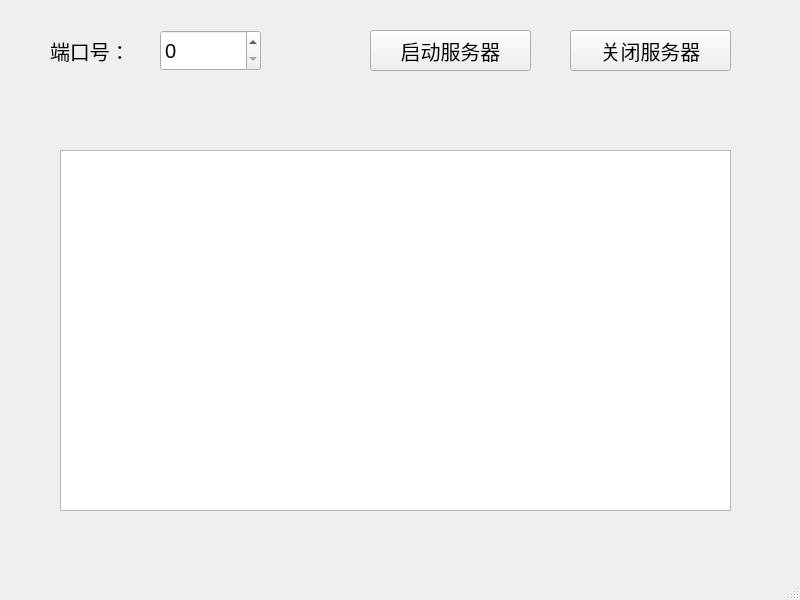
<?xml version="1.0" encoding="UTF-8"?>
<ui version="4.0">
 <class>MainWindow</class>
 <widget class="QMainWindow" name="MainWindow">
  <property name="geometry">
   <rect>
    <x>0</x>
    <y>0</y>
    <width>800</width>
    <height>600</height>
   </rect>
  </property>
  <property name="windowTitle">
   <string>MainWindow</string>
  </property>
  <widget class="QWidget" name="centralwidget">
   <widget class="QLabel" name="label">
    <property name="geometry">
     <rect>
      <x>50</x>
      <y>30</y>
      <width>101</width>
      <height>41</height>
     </rect>
    </property>
    <property name="font">
     <font>
      <pointsize>15</pointsize>
     </font>
    </property>
    <property name="text">
     <string>端口号：</string>
    </property>
   </widget>
   <widget class="QSpinBox" name="spinBox">
    <property name="geometry">
     <rect>
      <x>160</x>
      <y>30</y>
      <width>101</width>
      <height>41</height>
     </rect>
    </property>
    <property name="font">
     <font>
      <pointsize>15</pointsize>
     </font>
    </property>
    <property name="maximum">
     <number>99999</number>
    </property>
   </widget>
   <widget class="QPushButton" name="pushButton">
    <property name="geometry">
     <rect>
      <x>370</x>
      <y>30</y>
      <width>161</width>
      <height>41</height>
     </rect>
    </property>
    <property name="font">
     <font>
      <pointsize>15</pointsize>
     </font>
    </property>
    <property name="text">
     <string>启动服务器</string>
    </property>
   </widget>
   <widget class="QTextEdit" name="textEdit">
    <property name="geometry">
     <rect>
      <x>60</x>
      <y>150</y>
      <width>671</width>
      <height>361</height>
     </rect>
    </property>
    <property name="font">
     <font>
      <pointsize>9</pointsize>
     </font>
    </property>
   </widget>
   <widget class="QPushButton" name="pushButton_2">
    <property name="geometry">
     <rect>
      <x>570</x>
      <y>30</y>
      <width>161</width>
      <height>41</height>
     </rect>
    </property>
    <property name="font">
     <font>
      <pointsize>15</pointsize>
     </font>
    </property>
    <property name="text">
     <string>关闭服务器</string>
    </property>
   </widget>
  </widget>
  <widget class="QMenuBar" name="menubar">
   <property name="geometry">
    <rect>
     <x>0</x>
     <y>0</y>
     <width>800</width>
     <height>23</height>
    </rect>
   </property>
  </widget>
  <widget class="QStatusBar" name="statusbar"/>
 </widget>
 <resources/>
 <connections>
  <connection>
   <sender>pushButton</sender>
   <signal>clicked()</signal>
   <receiver>MainWindow</receiver>
   <slot>push_button_click()</slot>
   <hints>
    <hint type="sourcelabel">
     <x>433</x>
     <y>78</y>
    </hint>
    <hint type="destinationlabel">
     <x>396</x>
     <y>119</y>
    </hint>
   </hints>
  </connection>
  <connection>
   <sender>pushButton_2</sender>
   <signal>clicked()</signal>
   <receiver>MainWindow</receiver>
   <slot>push_button_click()</slot>
   <hints>
    <hint type="sourcelabel">
     <x>638</x>
     <y>76</y>
    </hint>
    <hint type="destinationlabel">
     <x>694</x>
     <y>120</y>
    </hint>
   </hints>
  </connection>
 </connections>
 <slots>
  <slot>push_button_click()</slot>
  <slot>set_port()</slot>
  <slot>push_button2_click()</slot>
 </slots>
</ui>
